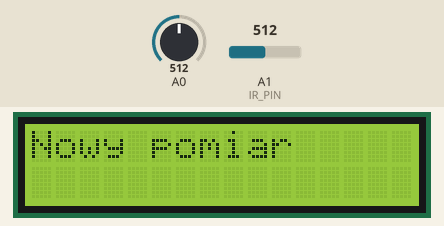
Simulated run of this sketch. Board: Arduino Uno, built with avr-gcc and run on an emulated ATmega328P. On the bench: 16×2 character LCD. The test bench sets the inputs (shaded band); at power-on: A1 (IR_PIN) = 512, A0 = 512.

Above: at 1.2 s.
1.3 s: A1 (IR_PIN) set to 586
2.8 s: A1 (IR_PIN) set to 608
At 3.9 s:
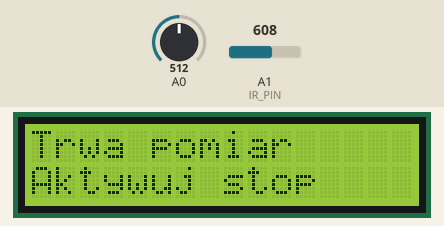
4.3 s: A0 set to 53
5.8 s: A0 set to 46
At 6.3 s:
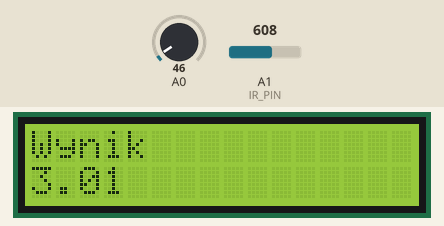
7.3 s: A0 set to 434
8.8 s: A0 set to 461
At 9.8 s:
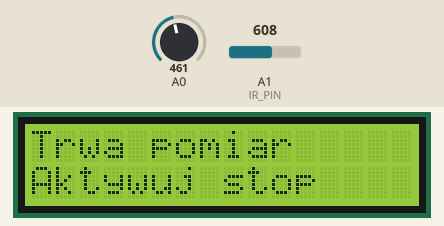
Timing chart, 0 to 11.3 s (numbered marks = the images above; inputs shaded):
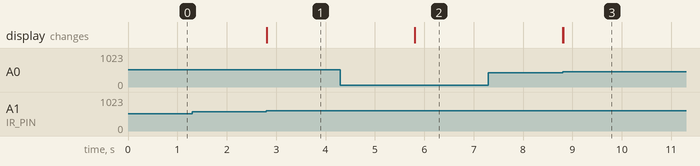

The sketch:

pumptrack_hero_ir.ino
```cpp
#include <LiquidCrystal.h>

LiquidCrystal lcd(8, 9, 4, 5, 6, 7);

// define some values used by the panel and buttons
int lcdKey     = 0;
int prevLcdKey = 0;
int adc_key_in  = 0;
#define btnRIGHT  0
#define btnUP     1
#define btnDOWN   2
#define btnLEFT   3
#define btnSELECT 4
#define btnNONE   5

#define IR_PIN 1

#define ACTIVATION 0
#define WAITING_FOR_NEW_MEASURE 1
#define STOP_DISABLED 2
#define STOP_ENABLED 3
#define RESULT 4

int programState = ACTIVATION;
int laserPinVal = 0;
unsigned long startTime=0;
unsigned long endTime=0;
float resultTime=0;

// read the buttons
int read_LCD_buttons(){
 adc_key_in = analogRead(0);      // read the value from the sensor
 // my buttons when read are centered at these valies: 0, 144, 329, 504, 741
 // we add approx 50 to those values and check to see if we are close
 if (adc_key_in > 1000) return btnNONE; // We make this the 1st option for speed reasons since it will be the most likely result
 // For V1.1 us this threshold
 if (adc_key_in < 50)   return btnRIGHT;
 if (adc_key_in < 250)  return btnUP;
 if (adc_key_in < 450)  return btnDOWN;
 if (adc_key_in < 650)  return btnLEFT;
 if (adc_key_in < 850)  return btnSELECT;
 return btnNONE;  // when all others fail, return this...
}

void setup(){
 lcd.begin(16, 2);
 lcdPrint("Pumptrack Hero!","Reset - start");
}

void lcdPrint(char firstLine[], char secondLine[]){
 lcd.clear();
 lcd.print(firstLine);
 lcd.setCursor(0,1);
 lcd.print(secondLine);
}

void resetAction(){
  // reset action
  startTime = 0;
  endTime = 0;
  resultTime = 0;
  programState = WAITING_FOR_NEW_MEASURE;
  lcdPrint("Nowy pomiar","");
}

void enableStopAction(){
  // enable stop of counting
  programState = STOP_ENABLED;
  lcdPrint("Trwa pomiar","Stop aktywny");
}

void startCountingAction(){
    startTime = millis();
    programState = STOP_DISABLED;
    lcdPrint("Trwa pomiar","Aktywuj stop");
}

void showResultAction(){
  endTime = millis();
  resultTime = (float)(endTime - startTime)/1000;
  programState = RESULT;
  char buff[10];
  dtostrf(resultTime, 1, 2, buff);
  lcdPrint("Wynik",buff);
}

void detectRider(){
  laserPinVal = analogRead(IR_PIN);
    if(laserPinVal>600){
       if(programState != ACTIVATION){
        if(programState == WAITING_FOR_NEW_MEASURE){
            startCountingAction();
        }
        if(programState == STOP_ENABLED){
            showResultAction();
        }
      }
    }
}

void loop(){
  detectRider();
  lcdKey = read_LCD_buttons();
  if(prevLcdKey != lcdKey){

    if (lcdKey == btnLEFT){
      resetAction();
    }
    if (lcdKey == btnRIGHT && programState == STOP_DISABLED){
      enableStopAction();
    }

    prevLcdKey = lcdKey;
  }
}
```

Measured:
- the behaviour switches between 600 and 601 on A1 (IR_PIN) (found by bisection; images 0 and 1)
- the behaviour switches between 50 and 49 on A0 (found by bisection; images 1 and 2)
- the behaviour switches between 449 and 450 on A0 (found by bisection; images 2 and 3)
- after the input at 1.3 s, every drawn part: stays the same
- after the input at 2.8 s, the display: changes at once (image 1)
- after the input at 4.3 s, every drawn part: stays the same
- after the input at 5.8 s, the display: first changes at once (image 2 shows a later state)
- after the input at 7.3 s, every drawn part: stays the same
- after the input at 8.8 s, the display: first changes at once (image 3 shows a later state)
